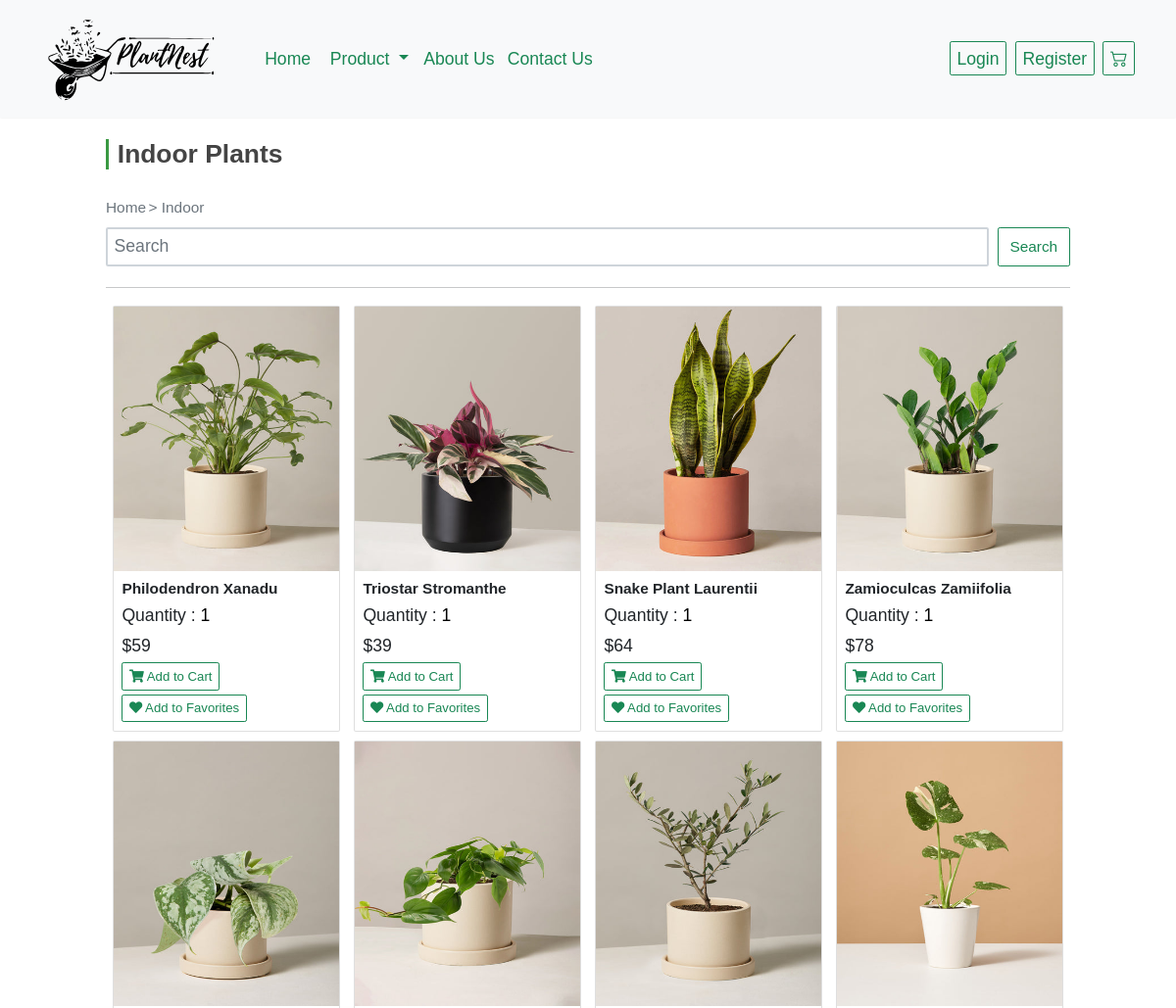
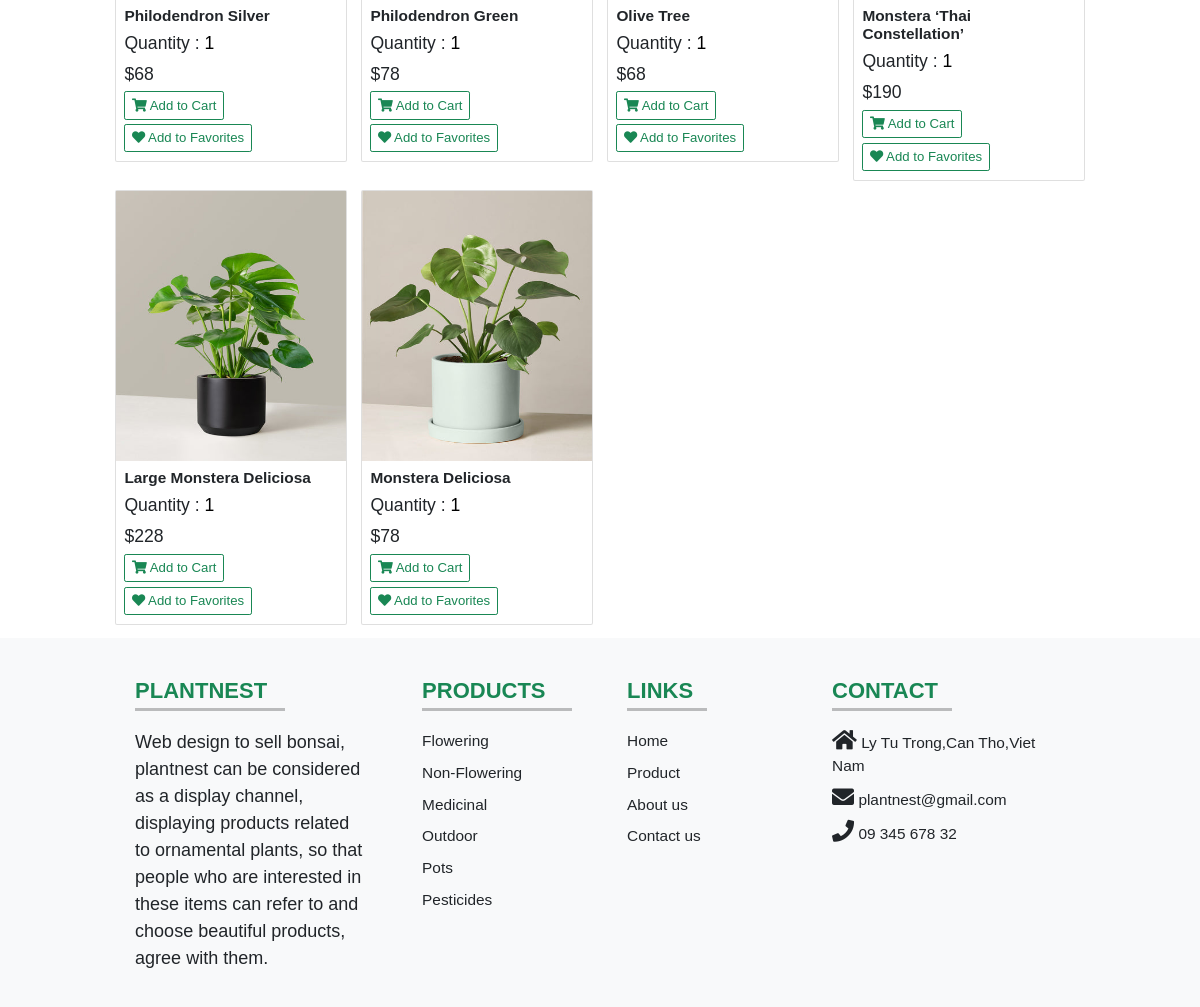
/client/indoor.php, run on the app's committed database (2 pictures, top to bottom).
### tables this page shows
CREATE TABLE `products` (
  `productID` int(11) NOT NULL,
  `productName` varchar(255) NOT NULL,
  `unitPrice` decimal(10,0) NOT NULL,
  `height` varchar(255) NOT NULL,
  `uses` varchar(600) DEFAULT NULL,
  `growthHabits` varchar(600) DEFAULT NULL,
  `light` varchar(255) DEFAULT NULL,
  `water` varchar(255) DEFAULT NULL,
  `categoryID` int(11) NOT NULL,
  `imageURL` varchar(500) NOT NULL,
  `unitsInStock` int(11) DEFAULT 100
);

### classes/Product.php (called while the page is built, shortened)
<?php
class Product {
    public function showIndoor($conn) {
        $sql = "SELECT productID, productName, unitPrice, height, uses, growthHabits, light, water, categoryID, imageURL FROM products WHERE categoryID = 3";
        $result = $conn->query($sql) or die($this->conn->error.__LINE__);
        return $result;
    }
}

### client/indoor.php (the view, shortened to what this page needs)
<?php
include_once '../classes/Product.php';
include_once '../assets/database.php';
$product = new Product();
?>
<!DOCTYPE html>
<html lang="en">
<head>
    <link rel="stylesheet" href="https://unpkg.com/swiper/swiper-bundle.min.css" />
    <link rel="stylesheet" href="https://cdnjs.cloudflare.com/ajax/libs/font-awesome/5.15.3/css/all.min.css">
    <link rel="stylesheet" href="../assets/css/style.css">
    <link href="https://cdn.jsdelivr.net/npm/bootstrap@5.0.2/dist/css/bootstrap.min.css" rel="stylesheet">
    <link rel="stylesheet" href="https://cdn.jsdelivr.net/npm/bootstrap-icons@1.10.5/font/bootstrap-icons.css">
    <link rel="stylesheet" href="https://cdn.jsdelivr.net/npm/swiper@10/swiper-bundle.min.css" />
</head>
<body>
    <nav class="navbar navbar-expand-lg navbar-light bg-light px-lg-5 py-lg-4 shadow-sm sticky-top">
        <div class="container-fluid">
            <div><a class="navbar-brand p-4 me-5 fw-bold fs-3 h-font" href="../index.php"><img src="../assets/images/logo/logo.svg" style="width:180px;" alt="Logo"></a></div>
            <div class="collapse navbar-collapse" id="navbarSupportedContent">
                <ul class="navbar-nav me-auto mb-3 fs-2 mb-lg-0">
                    <li class="nav-item">
                        <a class="nav-link active text-success me-2" aria-current="page" href="../index.php">Home</a>
                    </li>
                    <nav class="">
                        <div class="container-fluid">
                            <div class="collapse navbar-collapse" id="navbarNavDarkDropdown">
                                <ul class="navbar-nav">
                                    <li class="nav-item dropdown">
                                        <a class="nav-link active text-success dropdown-toggle" href="#" id="navbarDarkDropdownMenuLink" role="button" data-bs-toggle="dropdown" aria-expanded="false">
                                            Product
                                        </a>
                                    </li>
                                </ul>
                            </div>
                        </div>
                    </nav>
                    <li class="nav-item">
                        <a class="nav-link active text-success me-2" href="aboutus.php">About Us</a>
                    </li>
                    <li class="nav-item">
                        <a class="nav-link active text-success me-2" href="contactus.php">Contact Us</a>
                    </li>
                </ul>
                <div class="d-flex">
                    <?php
                    if (isset($_SESSION['name']) && ($_SESSION['name'] != "")) { ?>
                        <a href="manageAccount.php">
                            <button type="button" class="btn btn-outline-success shadow-none me-lg-3 me-3 fs-2" data-bs-toggle="modal" data-bs-target="#registermodal">
                                <?php echo $_SESSION['name']; ?>
                            </button>
                        </a>
                        <a href="logout.php">
                            <button type="button" class="btn btn-outline-success shadow-none me-lg-3 me-3 fs-2" data-bs-toggle="modal" data-bs-target="#registermodal">
                                Logout
                            </button>
                        </a>
                        <a href="favorites.php"><button type="button" class="btn btn-outline-success shadow-none me-lg-3 me-3 fs-2" data-bs-toggle="modal" data-bs-target="#registermodal">
                                <i class="fas fa-heart"></i>
                            </button></a>
                    <?php } else { ?>
                        <a href="login.php">
                            <button type="button" class="btn btn-outline-success shadow-none me-lg-3 me-3 fs-2" data-bs-toggle="modal" data-bs-target="#loginmodal">
                                Login
                            </button>
                        </a>
                        <a href="register.php">
                            <button type="button" class="btn btn-outline-success shadow-none me-lg-3 me-3 fs-2" data-bs-toggle="modal" data-bs-target="#registermodal">
                                Register
                            </button>
                        </a>
                    <?php } ?>
                    <a href="cart.php"><button type="button" class="btn btn-outline-success shadow-none me-lg-3 me-3 fs-2" data-bs-toggle="modal" data-bs-target="#registermodal">
                            <i class="bi bi-cart2"></i>
                        </button></a>
                </div>
            </div>
        </div>
    </nav>
    <section class="product" id="product">
        <h2 class="heading fw-bold">Indoor Plants</h2>
        <a href="" class="text-secondary text-decoration-none fs-3 ">Home</a>
        <span class="text-secondary fs-3"> > </span>
        <a href="indoor.php" class="text-secondary text-decoration-none fs-3">Indoor</a>
        <form class="d-flex" action="" method="POST">
            <input class="form-control me-3 border-2 fs-2 mt-3" style="height:40px;" type="search" name="keyword" placeholder="Search" aria-label="Search">
            <input class="btn btn-outline-success fs-3 mt-3" style="width:80px;height:40px" type="submit" name="findProduct" value="Search">
        </form><br>
        <hr>
        <?php
        if (!isset($_POST['findProduct'])) {
        ?>
            <div class="product-section mt-150 mb-150">
                <?php
                $result = $product->showIndoor($conn);
                if ($result->num_rows > 0) {
                ?>
                    <div class="container">
                        <div class="row product-lists">
                            <?php while ($row = $result->fetch_assoc()) { ?>
                                <div class="col-md-3 mt-3">
                                    <form method="GET">
                                        <div class="card">
                                            <a href="productdetails.php?action=singleproduct&id=<?php echo $row['productID'] ?>&caID=<?php echo $row['categoryID'] ?>"><img src="<?php echo "../" . $row['imageURL'] ?>" width="100%" height="270px" alt="alt" /></a>
                                            <div class="card-body">
                                                <h3><a class="text-decoration-none text-dark fs-3 mt-2 fw-bold" href="productdetails.php?action=singleproduct&id=<?php echo $row['productID'] ?>&caID=<?php echo $row['categoryID'] ?>"><?php echo $row['productName'] ?></a></h3>
                                                <div class="quantity">
                                                    <span class="fs-2"> Quantity :
                                                        <input style="background-color: #fff;" type="number" min="1" max="100" value="1" name="quantity">
                                                    </span>
                                                </div>
                                                <div class="price fs-2 mt-2"><?php echo "$" . $row['unitPrice'] ?> </div>
                                                <button type="submit" class="btn btn-outline-success shadow-none mt-2 fs-4 fs-2 " class="cart-btn"><i class="fas fa-shopping-cart"></i> Add to Cart</button>
                                                <a class="text-decoration-none btn btn-outline-success shadow-none mt-2 fs-4 fs-2 " href="?action=addFavorites&id=<?php echo $row['productID'] ?>" class="cart-btn"><i class="fas fa-heart"></i> Add to Favorites</a>
                                            </div>
                                        </div>
                                    </form>
                                </div>
                            <?php } ?>
                        </div>
                    </div>
                <?php
                } else {
                    echo '0 result.';
                }
                ?>
            </div>
    </section>
<?php } ?>
<footer class="text-center text-lg-start text-dark bg-light" style="background-color: #ECEFF1">
    <section class="">
        <div class="container text-center text-md-start mt-5">
            <div class="row mt-3">
                <div class="col-md-3 col-lg-4 col-xl-3 mx-auto mb-4">
                    <h6 class="text-uppercase fw-bold fs-1 text-success">PLANTNEST</h6>
                    <hr class="mb-4 mt-0 d-inline-block mx-auto" style="width: 150px; background-color: #000; height: 3px" />
                    <p style="font-size:18px">
                        Web design to sell bonsai, plantnest can be considered as a display channel,
                        displaying products related to ornamental plants,
                        so that people who are interested in these items can refer to and choose beautiful products,
                        agree with them.
                    </p>
                </div>
                <div class="col-md-2 col-lg-2 col-xl-2 mx-auto mb-4">
                    <h6 class="text-uppercase fw-bold fs-1 text-success">Products</h6>
                    <hr class="mb-4 mt-0 d-inline-block mx-auto" style="width: 150px; background-color: #000; height: 3px" />
                    <p>
                        <a href="flowering.php" class="text-dark fs-3 text-decoration-none">Flowering</a>
                    </p>
                    <p>
                        <a href="nonFlowering.php" class="text-dark fs-3 text-decoration-none">Non-Flowering</a>
                    </p>
                    <p>
                        <a href="medicinal.php" class="text-dark fs-3 text-decoration-none">Medicinal</a>
                    </p>
                    <p>
                        <a href="outdoor.php" class="text-dark fs-3 text-decoration-none">Outdoor</a>
                    </p>
                    <p>
                        <a href="pots.php" class="text-dark fs-3 text-decoration-none">Pots</a>
                    </p>
                    <p>
                        <a href="pesticides.php" class="text-dark fs-3 text-decoration-none">Pesticides</a>
                    </p>
                </div>
                <div class="col-md-3 col-lg-2 col-xl-2 mx-auto mb-4">
                    <h6 class="text-uppercase fw-bold fs-1 text-success"> links</h6>
                    <hr class="mb-4 mt-0 d-inline-block mx-auto" style="width: 80px; background-color: #000; height: 3px" />
                    <p>
                        <a href="../index.php" class="text-dark fs-3 text-decoration-none">Home</a>
                    </p>
                    <p>
                        <a href="product.php" class="text-dark fs-3 text-decoration-none">Product</a>
                    </p>
                    <p>
                        <a href="aboutus.php" class="text-dark fs-3 text-decoration-none">About us</a>
                    </p>
                    <p>
                        <a href="contactus.php" class="text-dark fs-3 text-decoration-none">Contact us</a>
                    </p>
                </div>
                <div class="col-md-4 col-lg-3 col-xl-3 mx-auto mb-md-0 mb-4">
                    <h6 class="text-uppercase fw-bold fs-1 text-success">Contact</h6>
                    <hr class="mb-4 mt-0 d-inline-block mx-auto" style="width: 120px; background-color: #000; height: 3px" />
                    <p class="fs-3"><i class="fas fa-home mr-3 text-dark fs-1 text-decoration-none"></i> Ly Tu Trong,Can Tho,Viet Nam</p>
                    <p class="fs-3"><i class="fas fa-envelope mr-3 text-dark fs-1 text-decoration-none"></i> plantnest@gmail.com</p>
                    <p class="fs-3"><i class="fas fa-phone mr-3 text-dark fs-1 text-decoration-none"></i> 09 345 678 32</p>
                </div>
            </div>
        </div>
    </section>
</footer>
</body>
</html>

### assets/css/style.css (style rules this page uses)
:root { --green:#3A9943; }
* { margin:0; padding:0; box-sizing: border-box; text-transform: none; outline: none; border:none; text-decoration: none; transition: all .2s linear; }
input[type=number] { -moz-appearance: textfield; }
html { font-size: 62.5%; overflow-x: hidden; scroll-behavior: smooth; scroll-padding-top: 7rem; }
section { padding:1.5rem 9%; }
.heading { font-size: 3rem; color:#444; padding-left: 1rem; border-left: .4rem solid var(--green); margin-top: 1rem; margin-bottom: 3rem; }
@media (max-width:1200px) { html { font-size: 55%; } }

### client/indoor.php (style rules this page uses)
* { font-family: 'Poppins', sans-serif; }

### data on the page
products: imageURL (picture), productName "Philodendron Xanadu", unitPrice "59"
products: imageURL (picture), productName "Triostar Stromanthe", unitPrice "39"
products: imageURL (picture), productName "Snake Plant Laurentii", unitPrice "64"
products: imageURL (picture), productName "Zamioculcas Zamiifolia", unitPrice "78"
products: imageURL (picture), productName "Philodendron Silver", unitPrice "68"
products: imageURL (picture), productName "Philodendron Green", unitPrice "78"
products: imageURL (picture), productName "Olive Tree", unitPrice "68"
products: imageURL (picture), productName "Monstera ‘Thai Constellation’", unitPrice "190"
products: imageURL (picture), productName "Large Monstera Deliciosa", unitPrice "228"
products: imageURL (picture), productName "Monstera Deliciosa", unitPrice "78"
